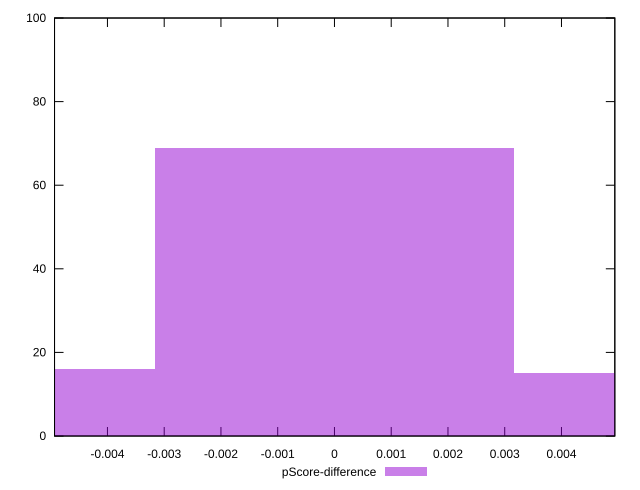

Generate this figure with gnuplot:
reset

$pScoreDifference <<EOF
0 69
0.0063359227869316265 15
-0.0063359227869316265 16
EOF

set key outside below
set boxwidth 0.0063359227869316265
set xrange [-0.004932287365731508:0.00493995211470738]
set yrange [0:100]
set trange [0:100]
set style fill transparent solid 0.5 noborder
set terminal svg size 640, 490 enhanced background rgb 'white'
set output "report/report_00029_2021-02-24T13-36-40.390Z/mainthread-work-breakdown/samples/astro/pScore-difference/histogram.svg"

plot $pScoreDifference title "pScore-difference" with boxes

reset
